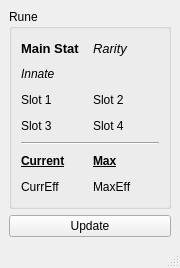
<?xml version="1.0" encoding="UTF-8"?>
<ui version="4.0">
 <class>MainWindow</class>
 <widget class="QMainWindow" name="MainWindow">
  <property name="geometry">
   <rect>
    <x>0</x>
    <y>0</y>
    <width>180</width>
    <height>268</height>
   </rect>
  </property>
  <property name="windowTitle">
   <string>MainWindow</string>
  </property>
  <widget class="QWidget" name="centralwidget">
   <layout class="QGridLayout" name="gridLayout_2">
    <item row="0" column="0">
     <widget class="QGroupBox" name="Rune">
      <property name="title">
       <string>Rune</string>
      </property>
      <layout class="QGridLayout" name="gridLayout">
       <item row="0" column="0">
        <widget class="QLabel" name="MainStat">
         <property name="font">
          <font>
           <pointsize>10</pointsize>
           <weight>75</weight>
           <bold>true</bold>
           <kerning>true</kerning>
          </font>
         </property>
         <property name="text">
          <string>Main Stat</string>
         </property>
        </widget>
       </item>
       <item row="0" column="1">
        <widget class="QLabel" name="Rarity">
         <property name="font">
          <font>
           <pointsize>10</pointsize>
           <italic>true</italic>
          </font>
         </property>
         <property name="text">
          <string>Rarity</string>
         </property>
        </widget>
       </item>
       <item row="1" column="0">
        <widget class="QLabel" name="Innate">
         <property name="font">
          <font>
           <italic>true</italic>
          </font>
         </property>
         <property name="text">
          <string>Innate</string>
         </property>
        </widget>
       </item>
       <item row="2" column="0">
        <widget class="QLabel" name="Slot1">
         <property name="text">
          <string>Slot 1</string>
         </property>
        </widget>
       </item>
       <item row="2" column="1">
        <widget class="QLabel" name="Slot2">
         <property name="text">
          <string>Slot 2</string>
         </property>
        </widget>
       </item>
       <item row="3" column="0">
        <widget class="QLabel" name="Slot3">
         <property name="text">
          <string>Slot 3</string>
         </property>
        </widget>
       </item>
       <item row="3" column="1">
        <widget class="QLabel" name="Slot4">
         <property name="text">
          <string>Slot 4</string>
         </property>
        </widget>
       </item>
       <item row="4" column="0" colspan="2">
        <widget class="Line" name="line">
         <property name="orientation">
          <enum>Qt::Horizontal</enum>
         </property>
        </widget>
       </item>
       <item row="5" column="0">
        <widget class="QLabel" name="CurrEff_Label">
         <property name="font">
          <font>
           <weight>75</weight>
           <bold>true</bold>
           <underline>true</underline>
          </font>
         </property>
         <property name="text">
          <string>Current</string>
         </property>
        </widget>
       </item>
       <item row="5" column="1">
        <widget class="QLabel" name="MaxEff_label">
         <property name="font">
          <font>
           <weight>75</weight>
           <bold>true</bold>
           <underline>true</underline>
          </font>
         </property>
         <property name="text">
          <string>Max</string>
         </property>
        </widget>
       </item>
       <item row="6" column="0">
        <widget class="QLabel" name="CurrEff">
         <property name="text">
          <string>CurrEff</string>
         </property>
        </widget>
       </item>
       <item row="6" column="1">
        <widget class="QLabel" name="MaxEff">
         <property name="text">
          <string>MaxEff</string>
         </property>
        </widget>
       </item>
      </layout>
     </widget>
    </item>
    <item row="1" column="0">
     <widget class="QPushButton" name="CallUpdate">
      <property name="text">
       <string>Update</string>
      </property>
     </widget>
    </item>
   </layout>
  </widget>
  <widget class="QStatusBar" name="statusbar"/>
 </widget>
 <resources/>
 <connections/>
</ui>
